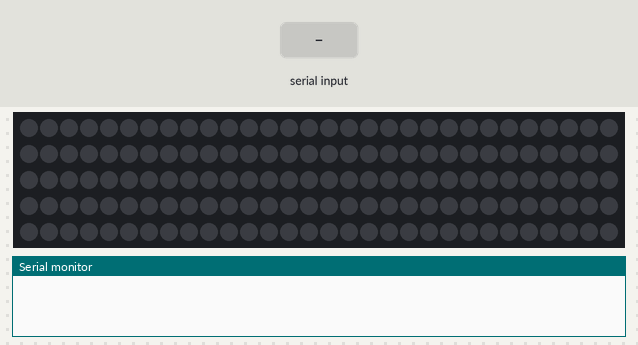
The sketch below on a simulated Arduino Uno, built with avr-gcc and run on an emulated ATmega328P. On the bench: 150 RGB LEDs in strip order, left to right, continuing on the next row, the last lines printed to the serial monitor. Inputs (shaded band) come from the test bench. Dim RGB values are drawn brighter than linear.

Above: at 1.2 s.
1.3 s: "90,45\n" received over Serial
At 2.2 s:
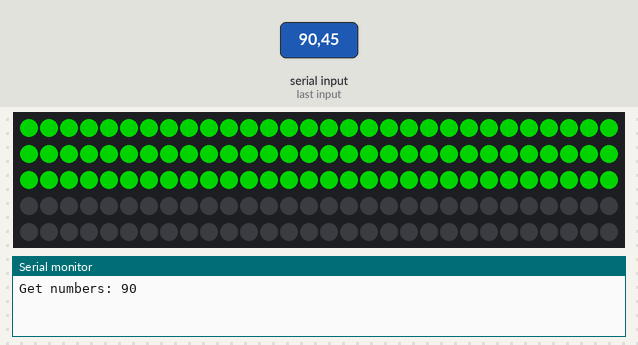
2.8 s: "30,150\n" received over Serial
At 3.4 s:
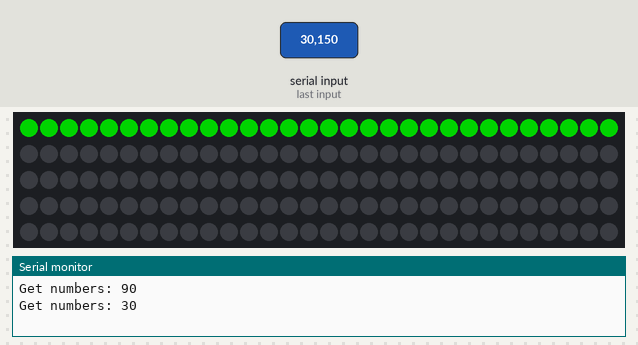
4.3 s: "0\n" received over Serial
At 5.5 s:
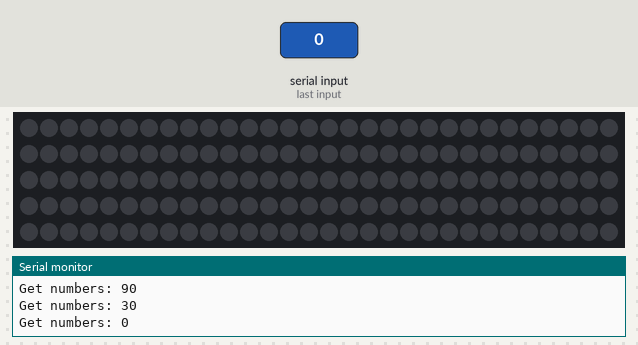
5.8 s: "90\n" received over Serial
At 6.7 s:
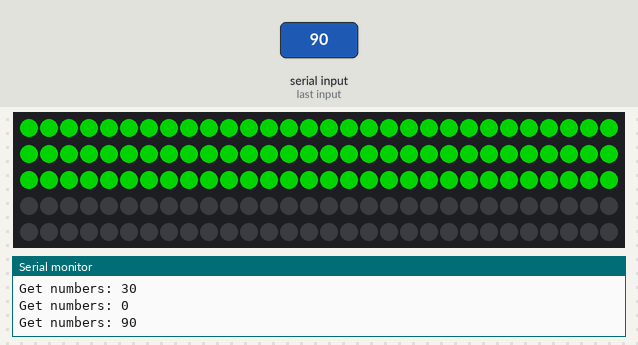
Timing chart, 0 to 8.3 s (numbered marks = the images above; inputs shaded):
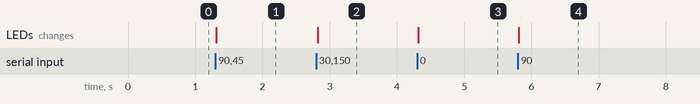

The sketch:

bar_counter_tester.ino
```cpp
#include <FastLED.h>

static const uint8_t led_pin = 2;
const unsigned long max_leds = 150;
int counts = 0;
CRGB leds[max_leds];

void setup() {
  FastLED.addLeds<WS2812, led_pin, GRB>(leds, max_leds).setCorrection(TypicalLEDStrip);
  FastLED.setBrightness(127);
  Serial.begin(19200);
}

void loop() {
  if (Serial.available() > 0) {
    String count = Serial.readStringUntil('\n');
    counts = count.toInt();
    Serial.print("Get numbers: ");
    Serial.println(counts);
    FastLED.clear();
    FastLED.show();
  }

  if (counts == 0) {
    FastLED.clear();
    FastLED.show();
    return;
  } else {
    for (int i = 0; i < counts; i++) {
      leds[i].setRGB(0, 255, 0);
    }
    FastLED.show();
  }

}
```

Measured:
- after the input at 1.3 s, the LEDs: change at once (image 1)
- after the input at 2.8 s, the LEDs: change at once (image 2)
- after the input at 4.3 s, the LEDs: change at once (image 3)
- after the input at 5.8 s, the LEDs: change at once (image 4)
